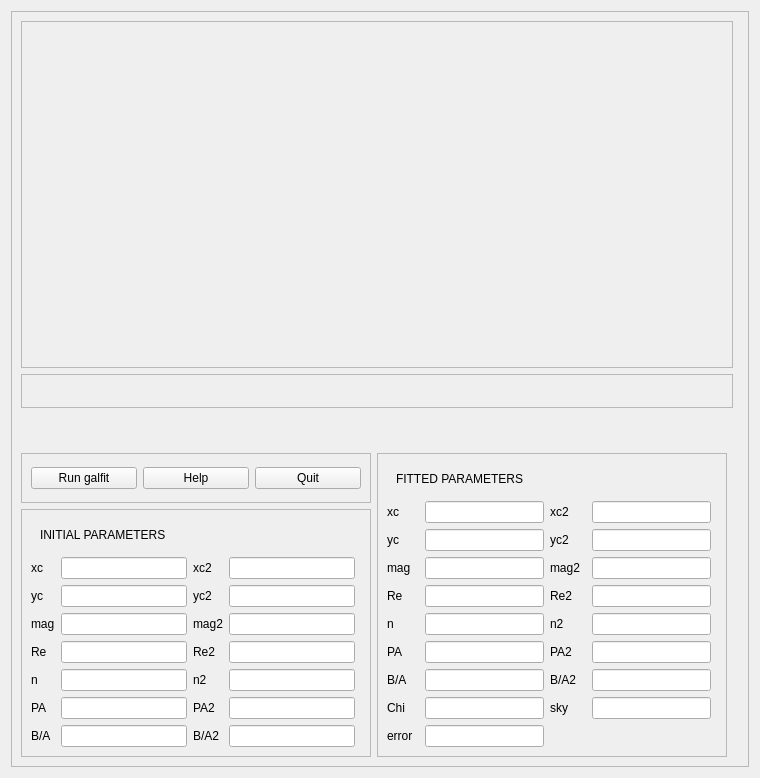
<?xml version="1.0" encoding="UTF-8"?>
<ui version="4.0">
 <class>Form</class>
 <widget class="QWidget" name="Form">
  <property name="geometry">
   <rect>
    <x>0</x>
    <y>0</y>
    <width>760</width>
    <height>778</height>
   </rect>
  </property>
  <property name="windowTitle">
   <string>Form</string>
  </property>
  <layout class="QGridLayout" name="gridLayout">
   <item row="0" column="0">
    <widget class="QFrame" name="mainframe">
     <property name="frameShape">
      <enum>QFrame::StyledPanel</enum>
     </property>
     <property name="frameShadow">
      <enum>QFrame::Raised</enum>
     </property>
     <layout class="QGridLayout" name="gridLayout_2">
      <item row="5" column="3">
       <widget class="QWidget" name="widget_7" native="true"/>
      </item>
      <item row="3" column="3">
       <widget class="QWidget" name="widget_8" native="true"/>
      </item>
      <item row="1" column="3">
       <widget class="QWidget" name="widget_14" native="true"/>
      </item>
      <item row="0" column="3">
       <widget class="QWidget" name="widget_6" native="true"/>
      </item>
      <item row="4" column="3">
       <widget class="QWidget" name="widget_10" native="true"/>
      </item>
      <item row="0" column="0" rowspan="9" colspan="3">
       <widget class="QFrame" name="cutouts">
        <property name="frameShape">
         <enum>QFrame::StyledPanel</enum>
        </property>
        <property name="frameShadow">
         <enum>QFrame::Raised</enum>
        </property>
        <layout class="QGridLayout" name="cutoutsLayout">
         <item row="0" column="0">
          <widget class="QWidget" name="dummyWidget" native="true"/>
         </item>
        </layout>
       </widget>
      </item>
      <item row="12" column="0">
       <widget class="QFrame" name="frame">
        <property name="frameShape">
         <enum>QFrame::StyledPanel</enum>
        </property>
        <property name="frameShadow">
         <enum>QFrame::Raised</enum>
        </property>
        <layout class="QGridLayout" name="gridLayout_3">
         <item row="6" column="1">
          <widget class="QLineEdit" name="ReLineEdit"/>
         </item>
         <item row="5" column="1">
          <widget class="QLineEdit" name="magLineEdit"/>
         </item>
         <item row="1" column="0" colspan="5">
          <widget class="QWidget" name="widget_20" native="true">
           <layout class="QGridLayout" name="gridLayout_5">
            <item row="0" column="0">
             <widget class="QLabel" name="label_8">
              <property name="text">
               <string>INITIAL PARAMETERS</string>
              </property>
             </widget>
            </item>
           </layout>
          </widget>
         </item>
         <item row="5" column="0">
          <widget class="QLabel" name="label_3">
           <property name="text">
            <string>mag</string>
           </property>
          </widget>
         </item>
         <item row="9" column="2">
          <widget class="QLabel" name="label_26">
           <property name="text">
            <string>B/A2</string>
           </property>
          </widget>
         </item>
         <item row="9" column="0">
          <widget class="QLabel" name="label_7">
           <property name="text">
            <string>B/A</string>
           </property>
          </widget>
         </item>
         <item row="3" column="1">
          <widget class="QLineEdit" name="xcLineEdit"/>
         </item>
         <item row="7" column="3">
          <widget class="QLineEdit" name="n2LineEdit"/>
         </item>
         <item row="7" column="1">
          <widget class="QLineEdit" name="nLineEdit"/>
         </item>
         <item row="5" column="2">
          <widget class="QLabel" name="label_22">
           <property name="text">
            <string>mag2</string>
           </property>
          </widget>
         </item>
         <item row="6" column="3">
          <widget class="QLineEdit" name="Re2LineEdit"/>
         </item>
         <item row="8" column="0">
          <widget class="QLabel" name="label_6">
           <property name="text">
            <string>PA</string>
           </property>
          </widget>
         </item>
         <item row="6" column="0">
          <widget class="QLabel" name="label_4">
           <property name="text">
            <string>Re</string>
           </property>
          </widget>
         </item>
         <item row="9" column="3">
          <widget class="QLineEdit" name="BA2LineEdit"/>
         </item>
         <item row="7" column="0">
          <widget class="QLabel" name="label_5">
           <property name="text">
            <string>n</string>
           </property>
          </widget>
         </item>
         <item row="8" column="3">
          <widget class="QLineEdit" name="PA2LineEdit"/>
         </item>
         <item row="8" column="1">
          <widget class="QLineEdit" name="PALineEdit"/>
         </item>
         <item row="9" column="1">
          <widget class="QLineEdit" name="BALineEdit"/>
         </item>
         <item row="5" column="3">
          <widget class="QLineEdit" name="mag2LineEdit"/>
         </item>
         <item row="7" column="2">
          <widget class="QLabel" name="label_24">
           <property name="text">
            <string>n2</string>
           </property>
          </widget>
         </item>
         <item row="6" column="2">
          <widget class="QLabel" name="label_23">
           <property name="text">
            <string>Re2</string>
           </property>
          </widget>
         </item>
         <item row="3" column="0">
          <widget class="QLabel" name="label">
           <property name="text">
            <string>xc</string>
           </property>
          </widget>
         </item>
         <item row="8" column="2">
          <widget class="QLabel" name="label_25">
           <property name="text">
            <string>PA2</string>
           </property>
          </widget>
         </item>
         <item row="4" column="0">
          <widget class="QLabel" name="label_2">
           <property name="text">
            <string>yc</string>
           </property>
          </widget>
         </item>
         <item row="4" column="1">
          <widget class="QLineEdit" name="ycLineEdit"/>
         </item>
         <item row="3" column="3">
          <widget class="QLineEdit" name="xc2LineEdit"/>
         </item>
         <item row="4" column="3">
          <widget class="QLineEdit" name="yc2LineEdit"/>
         </item>
         <item row="3" column="2">
          <widget class="QLabel" name="label_34">
           <property name="text">
            <string>xc2</string>
           </property>
          </widget>
         </item>
         <item row="4" column="2">
          <widget class="QLabel" name="label_35">
           <property name="text">
            <string>yc2</string>
           </property>
          </widget>
         </item>
        </layout>
       </widget>
      </item>
      <item row="11" column="0">
       <widget class="QFrame" name="frame_4">
        <property name="frameShape">
         <enum>QFrame::StyledPanel</enum>
        </property>
        <property name="frameShadow">
         <enum>QFrame::Raised</enum>
        </property>
        <layout class="QHBoxLayout" name="horizontalLayout">
         <item>
          <widget class="QPushButton" name="runGalfitButton">
           <property name="text">
            <string>Run galfit</string>
           </property>
          </widget>
         </item>
         <item>
          <widget class="QPushButton" name="helpButton">
           <property name="text">
            <string>Help</string>
           </property>
          </widget>
         </item>
         <item>
          <widget class="QPushButton" name="quitButton">
           <property name="text">
            <string>Quit</string>
           </property>
          </widget>
         </item>
        </layout>
       </widget>
      </item>
      <item row="10" column="0">
       <widget class="QWidget" name="widget" native="true"/>
      </item>
      <item row="6" column="3">
       <widget class="QWidget" name="widget_9" native="true"/>
      </item>
      <item row="9" column="0" colspan="3">
       <widget class="QFrame" name="readoutframe">
        <property name="frameShape">
         <enum>QFrame::StyledPanel</enum>
        </property>
        <property name="frameShadow">
         <enum>QFrame::Raised</enum>
        </property>
        <layout class="QGridLayout" name="readoutGridLayout"/>
       </widget>
      </item>
      <item row="2" column="3">
       <widget class="QWidget" name="widget_15" native="true"/>
      </item>
      <item row="7" column="3">
       <widget class="QWidget" name="widget_2" native="true"/>
      </item>
      <item row="11" column="1" rowspan="2">
       <widget class="QFrame" name="frame_3">
        <property name="frameShape">
         <enum>QFrame::StyledPanel</enum>
        </property>
        <property name="frameShadow">
         <enum>QFrame::Raised</enum>
        </property>
        <layout class="QGridLayout" name="gridLayout_4">
         <item row="9" column="0">
          <widget class="QLabel" name="label_19">
           <property name="text">
            <string>Chi</string>
           </property>
          </widget>
         </item>
         <item row="9" column="2">
          <widget class="QLineEdit" name="chiFitLineEdit"/>
         </item>
         <item row="7" column="2">
          <widget class="QLineEdit" name="PAFitLineEdit"/>
         </item>
         <item row="3" column="5">
          <widget class="QLineEdit" name="yc2FitLineEdit"/>
         </item>
         <item row="6" column="0">
          <widget class="QLabel" name="label_13">
           <property name="text">
            <string>n</string>
           </property>
          </widget>
         </item>
         <item row="8" column="2">
          <widget class="QLineEdit" name="BAFitLineEdit"/>
         </item>
         <item row="3" column="0">
          <widget class="QLabel" name="label_10">
           <property name="text">
            <string>yc</string>
           </property>
          </widget>
         </item>
         <item row="3" column="2">
          <widget class="QLineEdit" name="ycFitLineEdit"/>
         </item>
         <item row="4" column="2">
          <widget class="QLineEdit" name="magFitLineEdit"/>
         </item>
         <item row="2" column="2">
          <widget class="QLineEdit" name="xcFitLineEdit"/>
         </item>
         <item row="1" column="0" colspan="7">
          <widget class="QWidget" name="widget_21" native="true">
           <layout class="QGridLayout" name="gridLayout_6">
            <item row="0" column="0">
             <widget class="QLabel" name="label_16">
              <property name="text">
               <string>FITTED PARAMETERS</string>
              </property>
             </widget>
            </item>
           </layout>
          </widget>
         </item>
         <item row="2" column="0">
          <widget class="QLabel" name="label_9">
           <property name="text">
            <string>xc</string>
           </property>
          </widget>
         </item>
         <item row="11" column="2">
          <widget class="QLineEdit" name="errorFitLineEdit"/>
         </item>
         <item row="4" column="0">
          <widget class="QLabel" name="label_11">
           <property name="text">
            <string>mag</string>
           </property>
          </widget>
         </item>
         <item row="7" column="0">
          <widget class="QLabel" name="label_12">
           <property name="text">
            <string>PA</string>
           </property>
          </widget>
         </item>
         <item row="8" column="3">
          <widget class="QLabel" name="label_31">
           <property name="text">
            <string>B/A2</string>
           </property>
          </widget>
         </item>
         <item row="2" column="3">
          <widget class="QLabel" name="label_20">
           <property name="text">
            <string>xc2</string>
           </property>
          </widget>
         </item>
         <item row="11" column="0">
          <widget class="QLabel" name="label_18">
           <property name="text">
            <string>error</string>
           </property>
          </widget>
         </item>
         <item row="6" column="3">
          <widget class="QLabel" name="label_29">
           <property name="text">
            <string>n2</string>
           </property>
          </widget>
         </item>
         <item row="5" column="3">
          <widget class="QLabel" name="label_28">
           <property name="text">
            <string>Re2</string>
           </property>
          </widget>
         </item>
         <item row="3" column="3">
          <widget class="QLabel" name="label_21">
           <property name="text">
            <string>yc2</string>
           </property>
          </widget>
         </item>
         <item row="4" column="3">
          <widget class="QLabel" name="label_27">
           <property name="text">
            <string>mag2</string>
           </property>
          </widget>
         </item>
         <item row="6" column="2">
          <widget class="QLineEdit" name="nFitLineEdit"/>
         </item>
         <item row="7" column="3">
          <widget class="QLabel" name="label_30">
           <property name="text">
            <string>PA2</string>
           </property>
          </widget>
         </item>
         <item row="8" column="0">
          <widget class="QLabel" name="label_15">
           <property name="text">
            <string>B/A</string>
           </property>
          </widget>
         </item>
         <item row="5" column="2">
          <widget class="QLineEdit" name="ReFitLineEdit"/>
         </item>
         <item row="5" column="0">
          <widget class="QLabel" name="label_14">
           <property name="text">
            <string>Re</string>
           </property>
          </widget>
         </item>
         <item row="4" column="5">
          <widget class="QLineEdit" name="mag2FitLineEdit"/>
         </item>
         <item row="2" column="5">
          <widget class="QLineEdit" name="xc2FitLineEdit"/>
         </item>
         <item row="5" column="5">
          <widget class="QLineEdit" name="Re2FitLineEdit"/>
         </item>
         <item row="6" column="5">
          <widget class="QLineEdit" name="n2FitLineEdit"/>
         </item>
         <item row="7" column="5">
          <widget class="QLineEdit" name="PA2FitLineEdit"/>
         </item>
         <item row="8" column="5">
          <widget class="QLineEdit" name="BA2FitLineEdit"/>
         </item>
         <item row="9" column="3">
          <widget class="QLabel" name="label_17">
           <property name="text">
            <string>sky</string>
           </property>
          </widget>
         </item>
         <item row="9" column="5">
          <widget class="QLineEdit" name="skyFitLineEdit"/>
         </item>
        </layout>
       </widget>
      </item>
      <item row="10" column="1">
       <widget class="QWidget" name="widget_13" native="true"/>
      </item>
     </layout>
    </widget>
   </item>
  </layout>
 </widget>
 <resources/>
 <connections/>
</ui>
